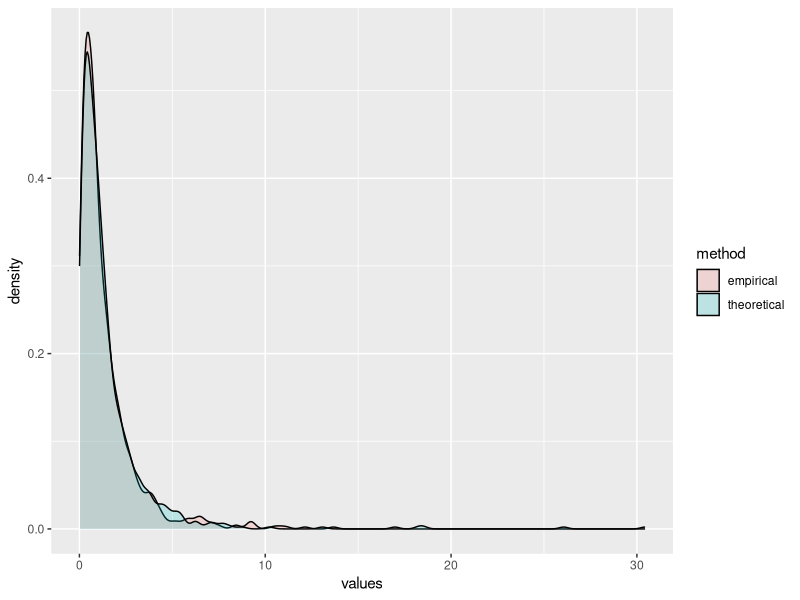

The R script that drew this image:
# Demonstrate formula (4.31) by simulations.
library(MASS)
library(ggplot2)
sample_size <- 800
m <- 4
n <- 8
mu_m <- vector(mode = "integer", length = m)
mu_n <- vector(mode = "integer", length = n)
cov_matrix_m <- diag(m)
cov_matrix_n <- diag(n)
fisher_check <- rf(sample_size, m - 1, n - 1)
X <- mvrnorm(sample_size, mu_m, cov_matrix_m)
Y <- mvrnorm(sample_size, mu_n, cov_matrix_n)
empirical_F <- vector(mode = "integer", length = sample_size)
for (i in 1:sample_size){
    X_bar <- sum(X[i, ]) / m
    Y_bar <- sum(Y[i, ]) / n
    den <- 0
    num <- 0
    for(j in 1:m){
        num <- num + (X[i, j] - X_bar)^2
    }
    num <- num / (m - 1)
    for(k in 1:n){
        den <- den + (Y[i, k] - Y_bar)^2
    }
    den <- den / (n - 1)
    empirical_F[i] <- num / den
}
theoretical_F <- rf(sample_size, m - 1, n - 1)
empirical_F_data <- data.frame(empirical_F)
theoretical_F_data <- data.frame(theoretical_F)
empirical_F_data$method <- "empirical"
theoretical_F_data$method <- "theoretical"
colnames(empirical_F_data) <- c("values", "method")
colnames(theoretical_F_data) <- c("values", "method")
comparing_data <- rbind(empirical_F_data, theoretical_F_data)
ggplot(comparing_data, aes(values, fill = method)) + geom_density(alpha = 0.2)

